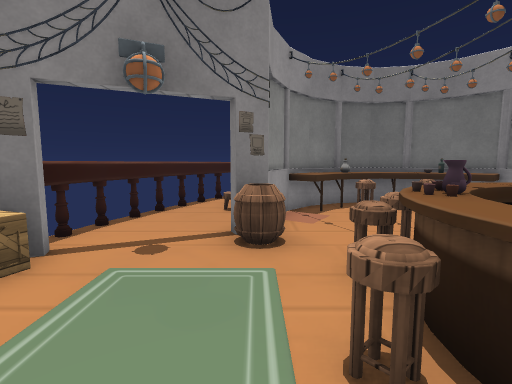
View 1 (above)

16 first-person views from a walk through a scene from a Unity 3-D project. The camera is 1.4 m above the floor, tilts 6° down and sees 85° across. The floor is counted in squares, 1 m on a side. Each view is taken from the middle of a square. On the plan, view 1 faces up. The plan holds only what a view shows up to about 14 squares ahead; the rest is blank. The place goes on beyond the plan. Some animated figures are left out. Door leaves are left out, so doorways stand open. Some surface patterns are stand-ins.

View 2
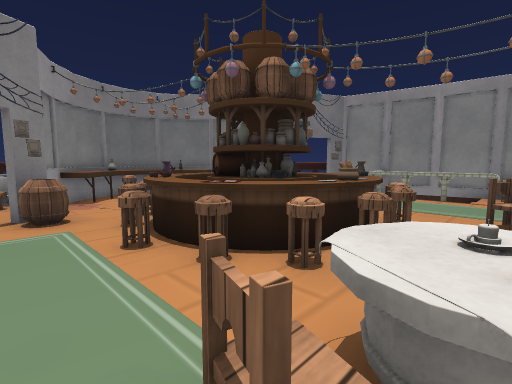

View 3
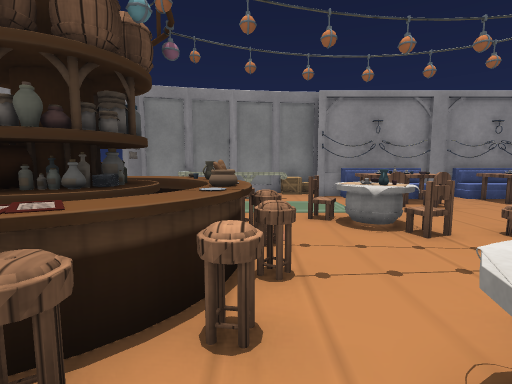

View 4
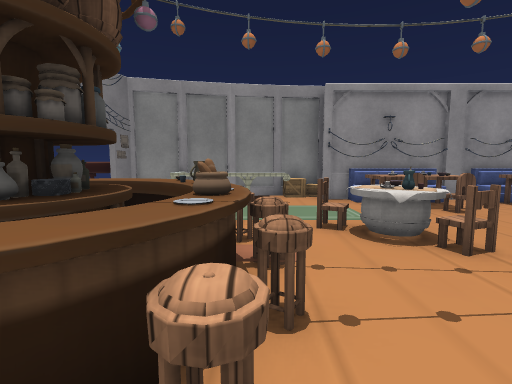

View 5
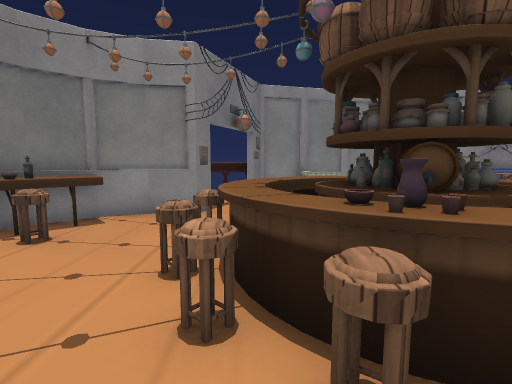

View 6
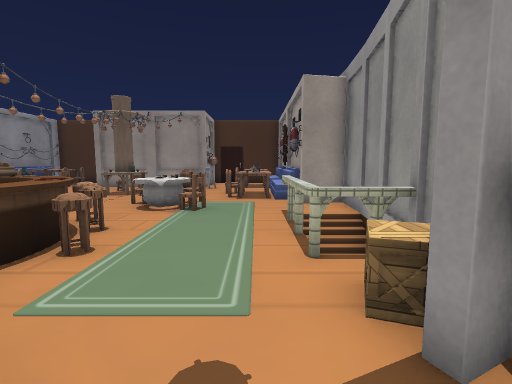

View 7
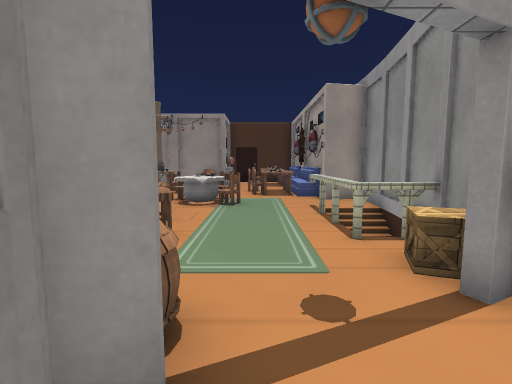

View 8
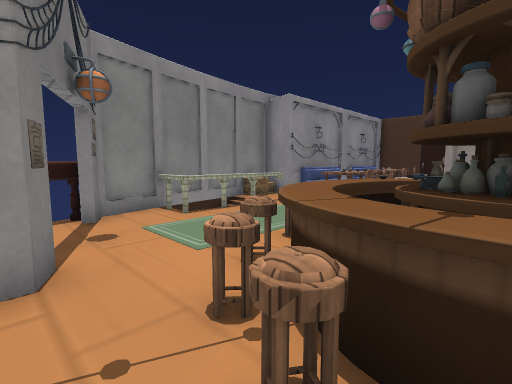

View 9
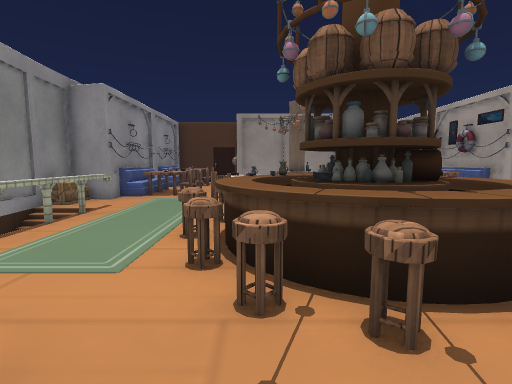

View 10
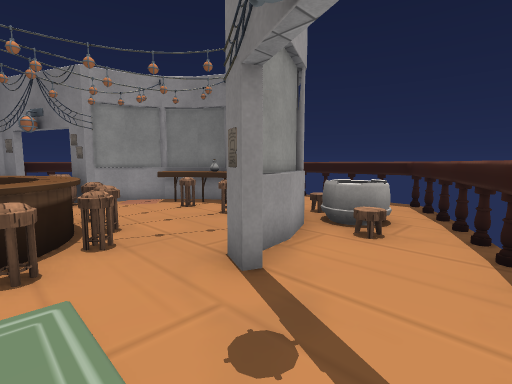

View 11
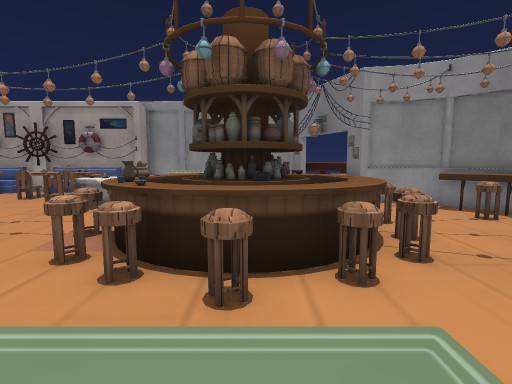

View 12
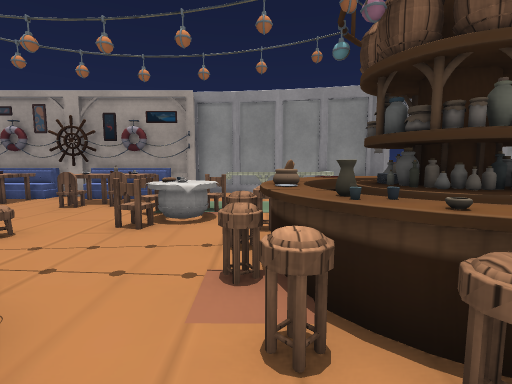

View 13
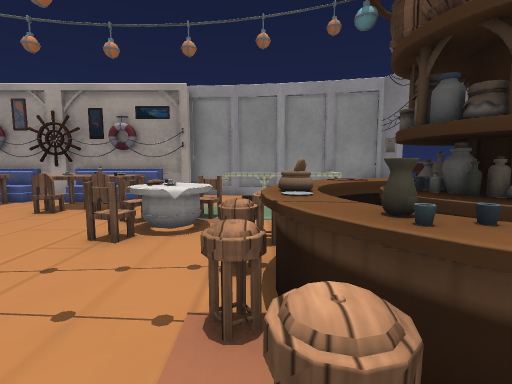

View 14
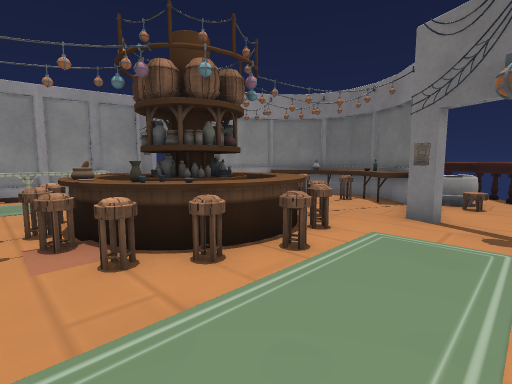

View 15
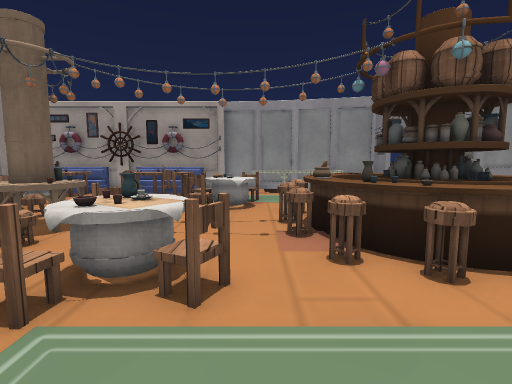

View 16
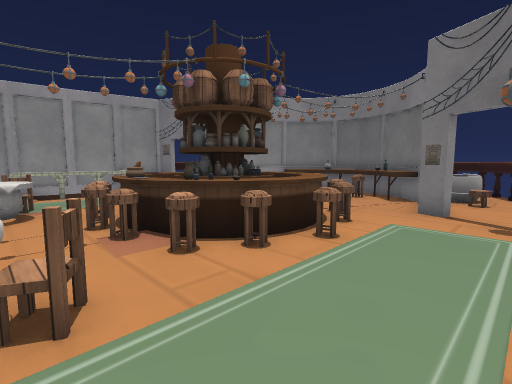

### Floor plan
Key: @ floor where view 1 was taken; # wall or solid block; . floor; / step, stairs or slope; D open door; = window, fence, low wall or low ledge; ^ raised ledge; O other object.
Columns run from 5 left of view 1 to 13 right of it. Each row starts with its distance up from view 1.
 11    ##     ..  ##
 10    #=  ##^##=^=#
  9   ##.^##O^OO#^=##
  8    ..##^O.O^#...
  7    ..#......##..
  6  ##..#.......#..##
  5   DDDO.OOOO..#DDD
  4  #OD...O^^^O...DD#
  3  #O. .OOOOO^O. ..#
  2 ###. .O^OOO^O. .##
  1 #/#. ..^OOO^O. .##
  0 #/=. @OO^#^^O. .=##
 -1 #/#. ..OOOOO.. .###
 -2 #.=. O^=...... .=O#
 -3 #....OO^.. ^OO ..OO
 -4 ##...O=O..OOOO...##
 -5  #OOO.....O==.OOO#
 -6  #OOO...O^O...O O#
 -7  #OOO   #O^   O O#

Where each view was taken, in squares from view 1:
view 1: 0 up, 0 right, facing up
view 2: 3 down, 1 left, facing up-right
view 3: 1 down, 0 right, facing right
view 4: 1 down, 1 right, facing right
view 5: 4 up, 0 right, facing right
view 6: 6 up, 2 left, facing down
view 7: 7 up, 1 left, facing down
view 8: 6 up, 4 right, facing down-right
view 9: 7 up, 6 right, facing down
view 10: 3 up, 11 right, facing up-left
view 11: 2 up, 10 right, facing left
view 12: 1 down, 8 right, facing left
view 13: 1 down, 7 right, facing left
view 14: 2 down, 10 right, facing up-left
view 15: 2 down, 10 right, facing left
view 16: 3 down, 10 right, facing up-left
